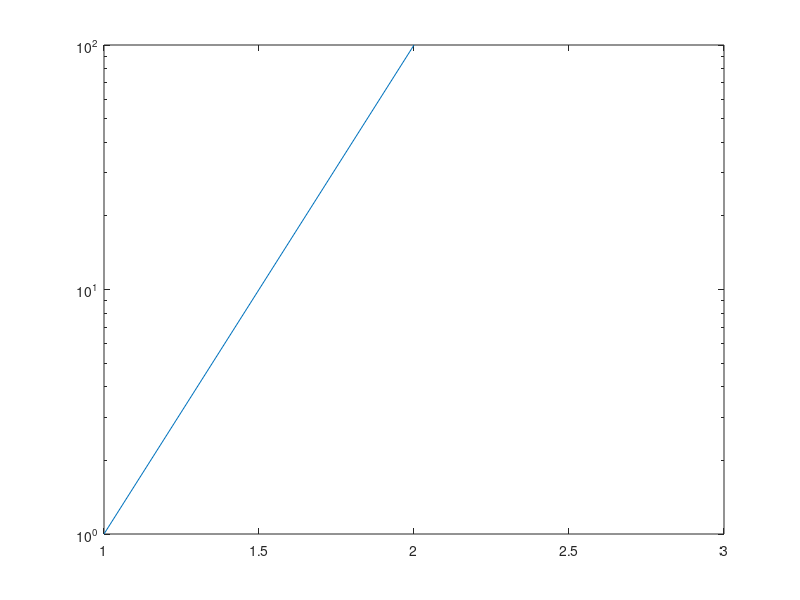
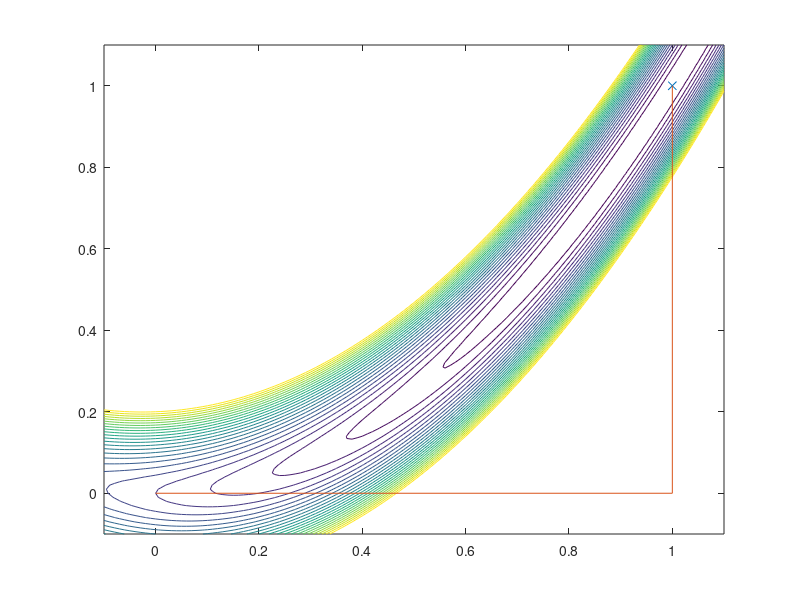

Reproduce these figures in MATLAB, in order.
% MATH:8110 Spring 2019 
% Homework 4, Question 2
% You are encouraged to try different parameters, such as different starting points, to 
% see what happens

clear;
clc;
close all;

%% Rosenbrock function

f = @(x) 100*(x(2)-x(1).^2).^2+(1-x(1)).^2;
gradf = @(x) [-400*(x(2)-x(1).^2).*x(1)+2*(x(1)-1);
             200*(x(2)-x(1).^2)];
hessf = @(x) [-400*(x(2)-3*x(1).^2)+2, -400*x(1);
              -400*x(1),                    200];
          
%% Parameters

tol = 1e-4;     % gradient descent method terminates when ||gradf(x)|| < tol
x0 = [0;0];     % starting point
maxIter = 1e4;  % gradient descent method terminates when # iterations 
                % exceeds maxIter (in case it converges too slow)

H = @(x) [400*(3*x(1)^2-x(2))+2 -400*x(1); -400*x(1) 200];

%% Initialization
n = length(x0);
xk = zeros(n,maxIter);
fxk = zeros(1,maxIter);
alphak = zeros(1,maxIter);
gradfxk = zeros(n,maxIter);
normGrad = zeros(1,maxIter);

%% Step 0
xk(:,1) = x0;
fxk(1) = f(xk(:,1));
gradfxk(:,1) = gradf(xk(:,1));
normGrad(1) = norm(gradfxk(:,1),2);
it = 1;

%% Looping
while it <= maxIter && normGrad(it) > tol
    xk(:,it+1) = xk(:,it) - H(xk(:,it))\gradfxk(:,it); %update xk+1
    fxk(it+1) = f(xk(:,it+1)); %and other parameters
    gradfxk(:,it+1) = gradf(xk(:,it+1));
    normGrad(it+1) = norm(gradfxk(:,it+1),2);
    it = it+1;
    
end
x = xk(:,it);
xk = xk(:,1:it);
fxk = fxk(:,1:it);
gradfxk = gradfxk(:,1:it);
normGrad = normGrad(:,1:it);

%% Plot


% linear convergence
figure(2);
semilogy(fxk);

% zig-zag
figure(3);
[X,Y]=meshgrid(-0.1:0.01:1.1);
Z=100*(Y-X.^2).^2+(ones(size(X))-X).^2;
levels = 0:0.2:5;
contour(X,Y,Z,levels)
hold on;
plot(1,1,'x');
plot(xk(1,:),xk(2,:));
hold off;